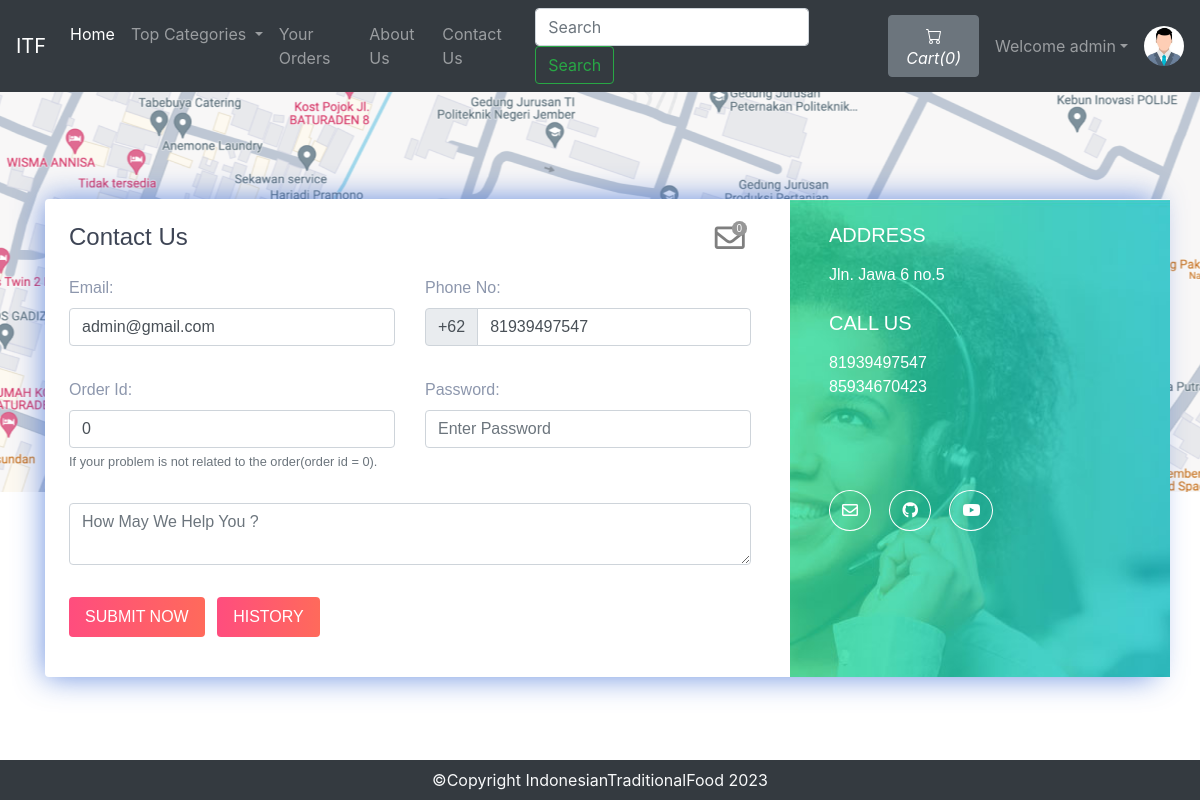
The app's page /contact.php (signed in) with its own data.
### tables this page shows
CREATE TABLE `sitedetail` (
  `tempId` int(11) NOT NULL,
  `systemName` varchar(21) NOT NULL,
  `email` varchar(35) NOT NULL,
  `contact1` bigint(21) NOT NULL,
  `contact2` bigint(21) DEFAULT NULL COMMENT 'Optional',
  `address` text NOT NULL,
  `dateTime` datetime NOT NULL DEFAULT current_timestamp()
);

CREATE TABLE `users` (
  `id` int(21) NOT NULL,
  `username` varchar(21) NOT NULL,
  `firstName` varchar(21) NOT NULL,
  `lastName` varchar(21) NOT NULL,
  `email` varchar(35) NOT NULL,
  `phone` bigint(20) NOT NULL,
  `userType` enum('0','1') NOT NULL DEFAULT '0' COMMENT '0=user\r\n1=admin',
  `password` varchar(255) NOT NULL,
  `joinDate` datetime NOT NULL DEFAULT current_timestamp()
);

### contact.php (the view, shortened to what this page needs)
<!doctype html>
<html lang="en">
  <head>
    <link rel="stylesheet" href="https://stackpath.bootstrapcdn.com/bootstrap/4.5.0/css/bootstrap.min.css">
    <link rel="stylesheet" href="https://use.fontawesome.com/releases/v5.8.2/css/all.css">
  </head>
  <body>
  <?php include 'partials/_dbconnect.php';?>
  <?php include 'partials/_nav.php';?>
      <div class="contact2" style="background-image:url(img/map.jpg);height: 400px;" id="contact">
        <div class="container">
          <div class="row contact-container">
            <div class="col-lg-12">
              <div class="card card-shadow border-0 mb-4">
                <div class="row">
                  <div class="col-lg-8">
                    <div class="contact-box p-4">
                      <div class="row">
                        <div class="col-lg-8">
                          <h4 class="title">Contact Us</h4>
                        </div>
                        <?php if($loggedin){ ?>
                          <div class="col-lg-4">
                            <div class="icon-badge-container mx-1" style="padding-left: 167px;">
                              <a href="#" data-toggle="modal" data-target="#adminReply"><i class="far fa-envelope icon-badge-icon"></i></a>
                              <div class="icon-badge"><b><span id="totalMessage">0</span></b></div>
                            </div>
                          </div>
                        <?php } ?>
                      </div>
                      <?php
                          $passSql = "SELECT * FROM users WHERE id='$userId'";
                          $passResult = mysqli_query($conn, $passSql);
                          $passRow=mysqli_fetch_assoc($passResult);
                          $email = $passRow['email'];
                          $phone = $passRow['phone'];
                      ?>
                      <form action="partials/_manageContactUs.php" method="POST">
                        <div class="row">
                          <div class="col-lg-6">
                            <div class="form-group mt-3">
                                <b><label for="email">Email:</label></b>
                                <input type="email" class="form-control" id="email" name="email" placeholder="Enter Your Email" required value="<?php echo $email ?>">
                            </div>
                          </div>
                          <div class="col-lg-6">
                            <div class="form-group mt-3">
                                <b><label for="phone">Phone No:</label></b>
                                <div class="input-group mb-3">
                                    <div class="input-group-prepend">
                                      <span class="input-group-text" id="basic-addon">+62</span>
                                    </div>
                                    <input type="tel" class="form-control" id="phone" name="phone" aria-describedby="basic-addon" placeholder="Enter Your Phone Number" required pattern="[0-9]{10,15}" maxlength="15" value="<?php echo $phone ?>">
                                </div>
                            </div>
                          </div>
                          <div class="col-lg-6">
                            <div class="form-group mt-3">
                              <b><label for="orderId">Order Id:</label></b>
                              <input class="form-control" type="text" id="orderId" name="orderId" placeholder="Order Id" value="0">
                              <small id="orderIdHelp" class="form-text text-muted">If your problem is not related to the order(order id = 0).</small>
                            </div>
                          </div>
                          <div class="col-lg-6">
                            <div class="form-group mt-3">
                              <b><label for="password">Password:</label></b>
                              <input class="form-control" id="password" name="password" placeholder="Enter Password" type="password" placeholder="Enter Your Password" required data-toggle="password">
                            </div>
                          </div>
                          <div class="col-lg-12">
                            <div class="form-group  mt-3">
                                <textarea class="form-control" id="message" name="message" rows="2" required minlength="6" placeholder="How May We Help You ?"></textarea>
                            </div>
                          </div>
                          <?php if($loggedin){ ?>
                            <div class="col-lg-12">
                              <button type="submit" class="btn btn-danger-gradiant mt-3 mb-3 text-white border-0 py-2 px-3"><span> SUBMIT NOW <i class="ti-arrow-right"></i></span></button>
                              <button type="button" class="btn btn-danger-gradiant mt-3 mb-3 text-white border-0 py-2 px-3 mx-2" data-toggle="modal" data-target="#history"><span> HISTORY <i class="ti-arrow-right"></i></span></button>
                            </div>
                          <?php } ?>
                        </div>
                      </form>
                    </div>
                  </div>
                  <?php
                    $sql = "SELECT * FROM `sitedetail`";
                    $result = mysqli_query($conn, $sql);
                    $row = mysqli_fetch_assoc($result);
                    $address = $row['address'];
                    $email = $row['email'];
                    $contact1 = $row['contact1'];
                    $contact2 = $row['contact2'];
                    echo '<div class="col-lg-4 bg-image" style="background-image:url(img/contact.png)">
                          <div class="detail-box p-4">
                            <h5 class="text-white font-weight-light mb-3">ADDRESS</h5>
                            <p class="text-white op-7">' .$address. '</p>
                            <h5 class="text-white font-weight-light mb-3 mt-4">CALL US</h5>
                            <p class="text-white op-7">' .$contact1. '
                              <br> ' .$contact2. '</p>
                            <div class="round-social light">
                              <a href="https://mail.google.com/mail/?view=cm&fs=1&tf=1&to=' .$email. '" class="ml-0 text-decoration-none text-white border border-white rounded-circle" target="_blank"><i class="far fa-envelope"></i></a>
                              <a href="https://github.com/HakimIqbal" class="text-decoration-none text-white border border-white rounded-circle" target="_blank"><i class="fab fa-github"></i></i></a>
                              <a href="https://youtube.com/" class="text-decoration-none text-white border border-white rounded-circle" target="_blank"><i class="fab fa-youtube"></i></a>
                            </div>
                          </div>
                        </div>';
                  ?>
                </div>
              </div>
            </div>
          </div>
        </div>
      </div>
  <?php include 'partials/_footer.php';?>
  </body>
</html>

### partials/_nav.php (shortened to what this page needs)
<?php
if(isset($_SESSION['loggedin']) && $_SESSION['loggedin']==true){
  $loggedin= true;
  $userId = $_SESSION['userId'];
  $username = $_SESSION['username'];
}
else{
  $loggedin = false;
  $userId = 0;
}
$sql = "SELECT * FROM `sitedetail`";
$result = mysqli_query($conn, $sql);
$row = mysqli_fetch_assoc($result);
$systemName = $row['systemName'];
echo '<nav class="navbar navbar-expand-lg navbar-dark bg-dark">
      <a class="navbar-brand" href="index.php">'.$systemName.'</a>
      <button class="navbar-toggler" type="button" data-toggle="collapse" data-target="#navbarSupportedContent" aria-controls="navbarSupportedContent" aria-expanded="false" aria-label="Toggle navigation">
        <span class="navbar-toggler-icon"></span>
      </button>
      <div class="collapse navbar-collapse" id="navbarSupportedContent">
        <ul class="navbar-nav mr-auto">
          <li class="nav-item active">
            <a class="nav-link" href="index.php">Home <span class="sr-only">(current)</span></a>
          </li>
          <li class="nav-item dropdown">
            <a class="nav-link dropdown-toggle" href="#" id="navbarDropdown" role="button" data-toggle="dropdown" aria-haspopup="true" aria-expanded="false">
              Top Categories
            </a>
            <div class="dropdown-menu" aria-labelledby="navbarDropdown">';
            echo '</div>
          </li>
          <li class="nav-item">
            <a class="nav-link" href="viewOrder.php">Your Orders</a>
          </li>
          <li class="nav-item">
            <a class="nav-link" href="about.php">About Us</a>
          </li>
          <li class="nav-item">
            <a class="nav-link" href="contact.php">Contact Us</a>
          </li>
        </ul>
        <form method="get" action="/IndonesianTraditionalFood/search.php" class="form-inline my-2 my-lg-0 mx-3">
          <input class="form-control mr-sm-2" type="search" name="search" id="search" placeholder="Search" aria-label="Search" required>
          <button class="btn btn-outline-success my-2 my-sm-0" type="submit">Search</button>
        </form>';
        $countsql = "SELECT SUM(`itemQuantity`) FROM `viewcart` WHERE `userId`=$userId";
        $countresult = mysqli_query($conn, $countsql);
        $countrow = mysqli_fetch_assoc($countresult);
        $count = $countrow['SUM(`itemQuantity`)'];
        if(!$count) {
          $count = 0;
        }
        echo '<a href="viewCart.php"><button type="button" class="btn btn-secondary mx-2" title="MyCart">
          <svg xmlns="img/cart.svg" width="16" height="16" fill="currentColor" class="bi bi-cart" viewBox="0 0 16 16">
            <path d="M0 1.5A.5.5 0 0 1 .5 1H2a.5.5 0 0 1 .485.379L2.89 3H14.5a.5.5 0 0 1 .491.592l-1.5 8A.5.5 0 0 1 13 12H4a.5.5 0 0 1-.491-.408L2.01 3.607 1.61 2H.5a.5.5 0 0 1-.5-.5zM3.102 4l1.313 7h8.17l1.313-7H3.102zM5 12a2 2 0 1 0 0 4 2 2 0 0 0 0-4zm7 0a2 2 0 1 0 0 4 2 2 0 0 0 0-4zm-7 1a1 1 0 1 1 0 2 1 1 0 0 1 0-2zm7 0a1 1 0 1 1 0 2 1 1 0 0 1 0-2z"/>
          </svg>
          <i class="bi bi-cart">Cart(' .$count. ')</i>
        </button></a>';
        if($loggedin){
          echo '<ul class="navbar-nav mr-2">
            <li class="nav-item dropdown">
              <a class="nav-link dropdown-toggle" href="#" id="navbarDropdown" role="button" data-toggle="dropdown"> Welcome ' .$username. '</a>
              <div class="dropdown-menu" aria-labelledby="navbarDropdown">
                <a class="dropdown-item" href="partials/_logout.php">Logout</a>
              </div>
            </li>
          </ul>
          <div class="text-center image-size-small position-relative">
            <a href="viewProfile.php"><img src="img/person-' .$userId. '.jpg" class="rounded-circle" onError="this.src = \'img/profilePic.jpg\'" style="width:40px; height:40px"></a>
          </div>';
        }
        else {
          echo '
          <button type="button" class="btn btn-success mx-2"  data-toggle="modal" data-target="#loginModal">Login</button>
          <button type="button" class="btn btn-success mx-2"  data-toggle="modal" data-target="#signupModal">SignUp</button>';
        }
  echo '</div>
    </nav>';
?>

### contact.php (style rules this page uses)
.icon-badge-container { position: absolute; }
.icon-badge-icon { font-size: 30px; color: rgb(0 0 0 / 50%); position: relative; }
.icon-badge { background-color: #979797;; font-size: 10px; color: white; text-align: center; width: 15px; height: 15px; border-radius: 49%; position: relative; top: -35px; left: 17px; }
.contact2 { font-family: "Montserrat", sans-serif; color: #8d97ad; font-weight: 300; background-position: center top; }
.contact2 h1, .contact2 h2, .contact2 h3, .contact2 h4, .contact2 h5, .contact2 h6 { color: #3e4555; }
.contact2 .bg-image { background-size: cover; position: relative; display: -webkit-box; display: -webkit-flex; display: -ms-flexbox; display: flex; }
.contact2 .card.card-shadow { -webkit-box-shadow: 0px 0px 30px rgba(115, 128, 157, 0.1); box-shadow: 0px 0px 30px rgba(61, 109, 214, 0.774); }
.contact2 .detail-box .round-social { margin-top: 100px; }
.contact2 .round-social a { background: transparent; margin: 0 7px; padding: 11px 12px; }
.contact2 .contact-container { position: relative; top: 107px; }
.contact2 .btn-danger-gradiant { background: #ff4d7e; background: -webkit-linear-gradient(legacy-direction(to right), #ff4d7e 0%, #ff6a5b 100%); background: -webkit-gradient(linear, left top, right top, from(#ff4d7e), to(#ff6a5b)); background: -webkit-linear-gradient(left, #ff4d7e 0%, #ff6a5b 100%); background: -o-linear-gradient(left, #ff4d7e 0%, #ff6a5b 100%); background: linear-gradient(to right, #ff4d7e 0%, #ff6a5b 100%); }

### records on screen
sitedetail: systemName "ITF", address "Jln. Jawa 6 no.5", contact1 "81939497547", contact2 "85934670423"
users: email "admin@gmail.com", phone "81939497547"

### other values on screen
$count "0"
$username "admin"
